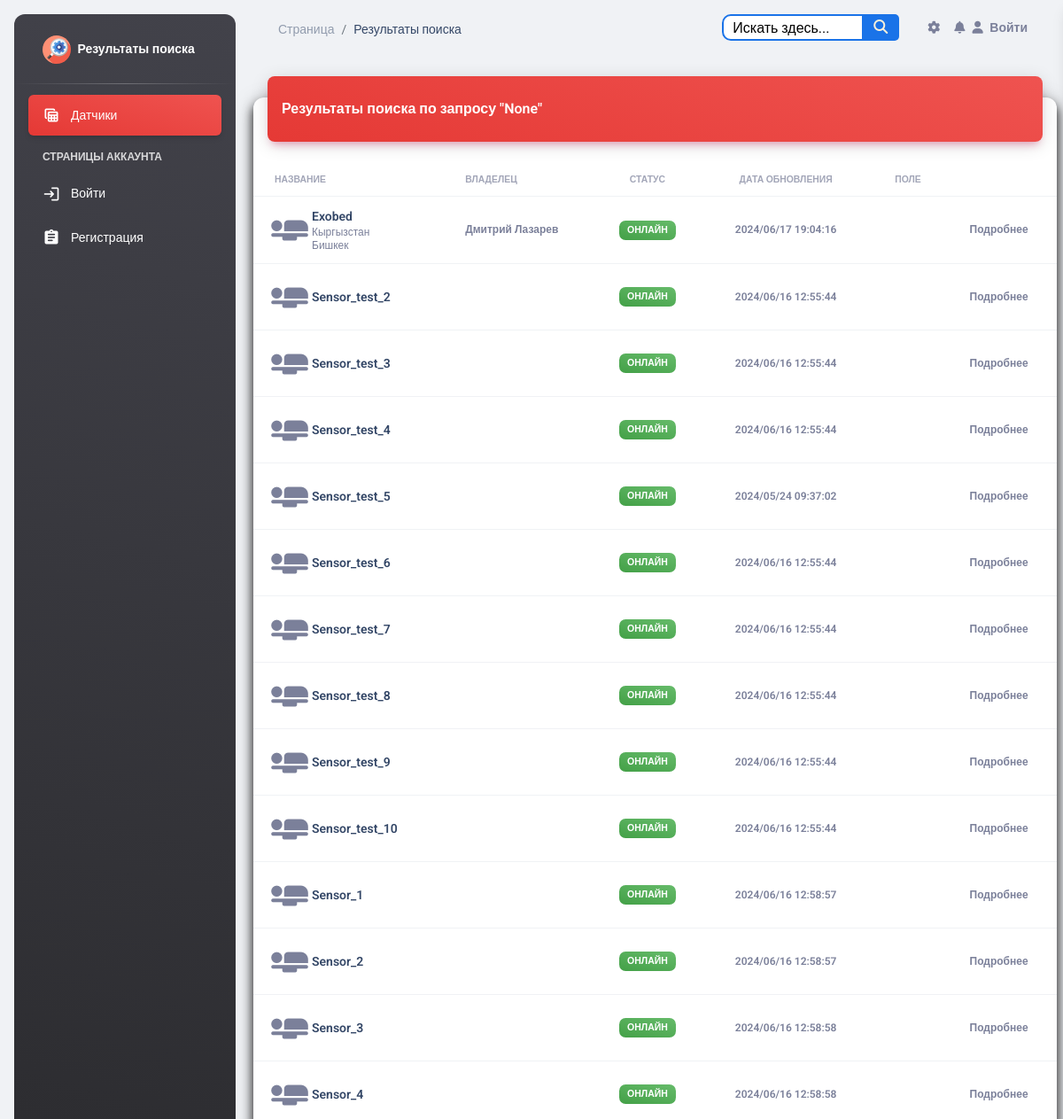
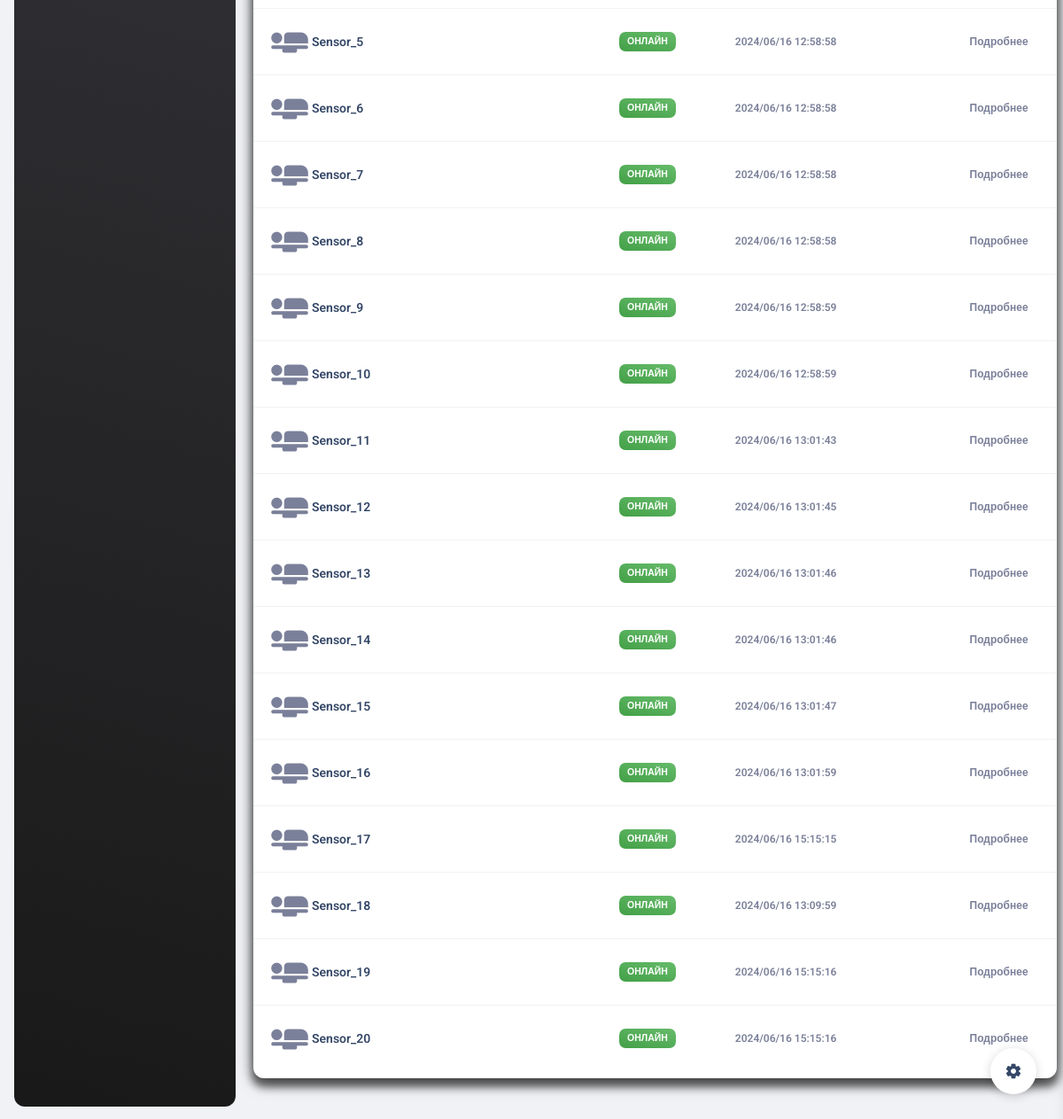
The app's page /search/ with its own data (2 pictures, top to bottom).
### esp_sensor/models.py (models this page shows, shortened)
class Sensor(models.Model):
    id = models.AutoField(primary_key=True)
    name = models.CharField('Имя датчика', max_length=100, unique=True)
    slug = models.SlugField(max_length=255, unique=True, db_index=True, verbose_name="URL")
    description = models.TextField('Описание', blank=True)
    owner = models.CharField("Владелец", max_length=100, blank=True)
    date_added = models.DateTimeField('Дата добавления', auto_now=True)
    country = models.ManyToManyField(Country, blank=True, verbose_name='Страна')
    city = models.ManyToManyField(City, blank=True, verbose_name='Город')
    inclusions = models.IntegerField("Количество включений", default=0)
    power = models.IntegerField(default=0, blank=True, verbose_name='Мощность %',
                                validators=[MinValueValidator(0), MaxValueValidator(100)])
    watt = models.IntegerField("Потребление мощности Ватт", default=0)
    volt = models.IntegerField("Электрическое напряжение Вольт", default=0)
    work = models.BooleanField('Онлайн', default=True)
    blocked = models.BooleanField('Заблокирован', default=False)
    start = models.BooleanField('Старт', default=False)
    temperature = models.FloatField('Температура', default=0)
    fan_speed = models.IntegerField('Скорость кулера', default=0)
    ip_address = models.CharField('IP Адрес', max_length=15, blank=True)
    mac_address = models.CharField('MAC Адрес', max_length=20, blank=True)
    confirmed = models.BooleanField('Подтвержден администратором', default=False)
    version = models.CharField('Версия прошивки', max_length=15, blank=True)
    processing_time = models.FloatField('Время обработки (мс)', null=True, blank=True)
    tampered = models.BooleanField('Устройство вскрыто', default=False)
    tampered_at = models.DateTimeField('Время вскрытия', null=True, blank=True)
    class Meta:
        verbose_name = 'Датчик'
        verbose_name_plural = 'Датчики'

class Country(models.Model):
    id = models.AutoField(primary_key=True)
    name = models.CharField("Название", max_length=100)
    class Meta:
        verbose_name = 'Страна'
        verbose_name_plural = 'Страны'

class City(models.Model):
    id = models.AutoField(primary_key=True)
    country = models.ManyToManyField(Country, blank=True, verbose_name='Страна')
    name = models.CharField("Название", max_length=100)
    class Meta:
        verbose_name = 'Город'
        verbose_name_plural = 'Города'

### esp_sensor/views.py (the view)
# urls.py: path('search/', views.search_sensors, name='search_sensors'),
def search_sensors(request):
    query = request.GET.get('q')
    results = []
    if query:
        sensors = Sensor.objects.filter(
            Q(name__icontains=query) |
            Q(description__icontains=query) |
            Q(owner__icontains=query) |
            Q(mac_address__icontains=query) |
            Q(ip_address__icontains=query) |
            Q(country__name__icontains=query) |
            Q(city__name__icontains=query) |
            Q(inclusions__icontains=query)
        ).distinct()
        for sensor in sensors:
            match_field = []
            if query.lower() in sensor.name.lower():
                match_field.append("Название")
            if query.lower() in sensor.description.lower():
                match_field.append("Описание")
            if query.lower() in sensor.owner.lower():
                match_field.append("Владелец")
            if query.lower() in sensor.mac_address.lower():
                match_field.append("MAC адрес")
            if query.lower() in sensor.ip_address.lower():
                match_field.append("IP адрес")
            if query.lower() in [country.name.lower() for country in sensor.country.all()]:
                match_field.append("Страна")
            if query.lower() in [city.name.lower() for city in sensor.city.all()]:
                match_field.append("Город")
            results.append((sensor, ", ".join(match_field)))
    else:
        sensors = Sensor.objects.all()
        results = [(sensor, "") for sensor in sensors]
    return render(request, 'sensor/search_results.html', {'results': results, 'query': query})

### templates/sensor/search_results.html (shortened to what this page needs)
{% load static %}
{% include 'base.html' %}
<body class="g-sidenav-show  bg-gray-200">
<aside class="sidenav navbar navbar-vertical navbar-expand-xs border-0 border-radius-xl my-3 fixed-start ms-3   bg-gradient-dark"
       id="sidenav-main">
    <div class="sidenav-header">
        <a class="navbar-brand m-0">
            <img src="{% static 'img/search-magnifying-glass-svgrepo-com.svg' %}" class="navbar-brand-img h-100"
                 alt="main_logo">
            <span class="ms-1 font-weight-bold text-white">Результаты поиска</span>
        </a>
    </div>
    <hr class="horizontal light mt-0 mb-2">
    <div class="collapse navbar-collapse  w-auto " id="sidenav-collapse-main">
        <ul class="navbar-nav">
            <li class="nav-item">
                <a class="nav-link text-white active bg-gradient-danger" href="{% url 'sensor_list' %}">
                    <div class="text-white text-center me-2 d-flex align-items-center justify-content-center">
                        <i class="material-icons opacity-10">table_view</i>
                    </div>
                    <span class="nav-link-text ms-1">Датчики</span>
                </a>
            </li>
            <li class="nav-item mt-3">
                <h6 class="ps-4 ms-2 text-uppercase text-xs text-white font-weight-bolder opacity-8">Страницы
                    аккаунта</h6>
            </li>
            {% if user.is_authenticated %}
                <li class="nav-item">
                    <a class="nav-link text-white " href="{% url 'profiles:profile_detail' user.profile.slug %}">
                        <div class="text-white text-center me-2 d-flex align-items-center justify-content-center">
                            <i class="material-icons opacity-10">person_add</i>
                        </div>
                        <span class="nav-link-text ms-1">Профиль</span>
                        <span class="nav-link-text ms-1">{{ user.username }}</span>
                    </a>
                </li>
                <li class="nav-item">
                    <a class="nav-link text-white " href='{% url 'logout' %}'>
                        <div class="text-white text-center me-2 d-flex align-items-center justify-content-center">
                            <i class="material-icons opacity-10">login</i>
                        </div>
                        <span class="nav-link-text ms-1">Выйти</span>
                    </a>
                </li>
            {% else %}
                <li class="nav-item">
                    <a class="nav-link text-white " href='{% url 'login' %}'>
                        <div class="text-white text-center me-2 d-flex align-items-center justify-content-center">
                            <i class="material-icons opacity-10">login</i>
                        </div>
                        <span class="nav-link-text ms-1">Войти</span>
                    </a>
                </li>
                <li class="nav-item">
                    <a class="nav-link text-white " href="{% url 'register' %}">
                        <div class="text-white text-center me-2 d-flex align-items-center justify-content-center">
                            <i class="material-icons opacity-10">assignment</i>
                        </div>
                        <span class="nav-link-text ms-1">Регистрация</span>
                    </a>
                </li>
            {% endif %}
        </ul>
    </div>
</aside>
<main class="main-content position-relative max-height-vh-100 h-100 border-radius-lg ">
    <nav class="navbar navbar-main navbar-expand-lg px-0 mx-4 shadow-none border-radius-xl" id="navbarBlur"
         data-scroll="true">
        <div class="container-fluid py-1 px-3">
            <nav aria-label="breadcrumb">
                <ol class="breadcrumb bg-transparent mb-0 pb-0 pt-1 px-0 me-sm-6 me-5">
                    <li class="breadcrumb-item text-sm"><a class="opacity-5 text-dark" href="javascript:;">Страница</a>
                    </li>
                    <li class="breadcrumb-item text-sm text-dark active" aria-current="page">Результаты поиска</li>
                </ol>
            </nav>
            {% include 'include/navbar.html' %}
        </div>
    </nav>
    <div class="container-fluid py-4">
        <div class="row">
            <div class="col-12">
                <div class="card my-4">
                    <div class="card-header p-0 position-relative mt-n4 mx-3 z-index-2">
                        <div class="bg-gradient-danger shadow-primary border-radius-lg pt-4 pb-3">
                            <h6 class="text-white ps-3">Результаты поиска по запросу "{{ query }}"</h6>
                        </div>
                    </div>
                    <div class="card-body px-0 pb-2">
                        <div class="table-responsive p-0">
                            <table class="table align-items-center mb-0">
                                <thead>
                                <tr>
                                    <th class="text-uppercase text-secondary text-xxs font-weight-bolder opacity-7">
                                        Название
                                    </th>
                                    <th class="text-uppercase text-secondary text-xxs font-weight-bolder opacity-7 ps-2">
                                        Владелец
                                    </th>
                                    <th class="text-center text-uppercase text-secondary text-xxs font-weight-bolder opacity-7">
                                        Статус
                                    </th>
                                    <th class="text-center text-uppercase text-secondary text-xxs font-weight-bolder opacity-7">
                                        Дата обновления
                                    </th>
                                    <th class="text-uppercase text-secondary text-xxs font-weight-bolder opacity-7">
                                        Поле
                                    </th>
                                    <th class="text-secondary opacity-7"></th>
                                </tr>
                                </thead>
                                <tbody>
                                {% for sensor, match_fields in results %}
                                    <tr>
                                        <td>
                                            <div class="d-flex px-2 py-1">
                                                <div>
                                                    <i class="material-icons"
                                                       style="font-size: 50px;">airline_seat_flat</i>
                                                </div>
                                                <div class="d-flex flex-column justify-content-center">
                                                    <a href="{% url 'sensor_detail' sensor.pk %}"
                                                       class="text-secondary font-weight-bold text-xs"
                                                       data-toggle="tooltip"
                                                       data-original-title="Edit user"><h6
                                                            class="mb-0 text-sm">{{ sensor.name }}</h6></a>
                                                    {% for country in sensor.country.all %}
                                                        <p class="text-xs text-secondary mb-0">{{ country.name }}</p>
                                                    {% endfor %}
                                                    {% for city in sensor.city.all %}
                                                        <p class="text-xs text-secondary mb-0">{{ city.name }}</p>
                                                    {% endfor %}
                                                </div>
                                            </div>
                                        </td>
                                        <td>
                                            <p class="text-xs font-weight-bold mb-0">{{ sensor.owner }}</p>
                                        </td>
                                        <td class="align-middle text-center text-sm">
                                            {% if sensor.work %}
                                                <span class="badge badge-sm bg-gradient-success">Онлайн</span>
                                            {% else %}
                                                <span class="badge badge-sm bg-gradient-secondary">Оффлайн</span>
                                            {% endif %}
                                        </td>
                                        <td class="align-middle text-center">
                                            <span class="text-secondary text-xs font-weight-bold">{{ sensor.date_added | date:"Y/m/d H:i:s" }}</span>
                                        </td>
                                        <td class="align-middle  text-sm">
                                        </td>
                                        <td class="align-middle">
                                            <a href="{% url 'sensor_detail' sensor.pk %}"
                                               class="text-secondary font-weight-bold text-xs" data-toggle="tooltip"
                                               data-original-title="Edit user">Подробнее</a>
                                        </td>
                                    </tr>
                                {% empty %}
                                    <h6 class="text-primary ps-3">Поиск не дал результатов!</h6>
                                {% endfor %}
                                </tbody>
                            </table>
                        </div>
                    </div>
                </div>
            </div>
        </div>
    </div>
</main>
{% include 'include/setting.html' %}
</body>

### records on screen
Sensor: name "Exobed", owner "Дмитрий Лазарев", work "ОНЛАЙН", date_added "2024/06/17 19:04:16"
Country: name "Кыргызстан"
City: name "Бишкек"
Sensor: name "Sensor_test_2", work "ОНЛАЙН", date_added "2024/06/16 12:55:44"
Sensor: name "Sensor_test_3", work "ОНЛАЙН", date_added "2024/06/16 12:55:44"
Sensor: name "Sensor_test_4", work "ОНЛАЙН", date_added "2024/06/16 12:55:44"
Sensor: name "Sensor_test_5", work "ОНЛАЙН", date_added "2024/05/24 09:37:02"
Sensor: name "Sensor_test_6", work "ОНЛАЙН", date_added "2024/06/16 12:55:44"
Sensor: name "Sensor_test_7", work "ОНЛАЙН", date_added "2024/06/16 12:55:44"
Sensor: name "Sensor_test_8", work "ОНЛАЙН", date_added "2024/06/16 12:55:44"
Sensor: name "Sensor_test_9", work "ОНЛАЙН", date_added "2024/06/16 12:55:44"
Sensor: name "Sensor_test_10", work "ОНЛАЙН", date_added "2024/06/16 12:55:44"
Sensor: name "Sensor_1", work "ОНЛАЙН", date_added "2024/06/16 12:58:57"
Sensor: name "Sensor_2", work "ОНЛАЙН", date_added "2024/06/16 12:58:57"
Sensor: name "Sensor_3", work "ОНЛАЙН", date_added "2024/06/16 12:58:58"
Sensor: name "Sensor_4", work "ОНЛАЙН", date_added "2024/06/16 12:58:58"
Sensor: name "Sensor_5", work "ОНЛАЙН", date_added "2024/06/16 12:58:58"
Sensor: name "Sensor_6", work "ОНЛАЙН", date_added "2024/06/16 12:58:58"
Sensor: name "Sensor_7", work "ОНЛАЙН", date_added "2024/06/16 12:58:58"
Sensor: name "Sensor_8", work "ОНЛАЙН", date_added "2024/06/16 12:58:58"
Sensor: name "Sensor_9", work "ОНЛАЙН", date_added "2024/06/16 12:58:59"
Sensor: name "Sensor_10", work "ОНЛАЙН", date_added "2024/06/16 12:58:59"
Sensor: name "Sensor_11", work "ОНЛАЙН", date_added "2024/06/16 13:01:43"
Sensor: name "Sensor_12", work "ОНЛАЙН", date_added "2024/06/16 13:01:45"
Sensor: name "Sensor_13", work "ОНЛАЙН", date_added "2024/06/16 13:01:46"
Sensor: name "Sensor_14", work "ОНЛАЙН", date_added "2024/06/16 13:01:46"
Sensor: name "Sensor_15", work "ОНЛАЙН", date_added "2024/06/16 13:01:47"
Sensor: name "Sensor_16", work "ОНЛАЙН", date_added "2024/06/16 13:01:59"
Sensor: name "Sensor_17", work "ОНЛАЙН", date_added "2024/06/16 15:15:15"
Sensor: name "Sensor_18", work "ОНЛАЙН", date_added "2024/06/16 13:09:59"
Sensor: name "Sensor_19", work "ОНЛАЙН", date_added "2024/06/16 15:15:16"
Sensor: name "Sensor_20", work "ОНЛАЙН", date_added "2024/06/16 15:15:16"

### other values on screen
{{ query }} "None"
